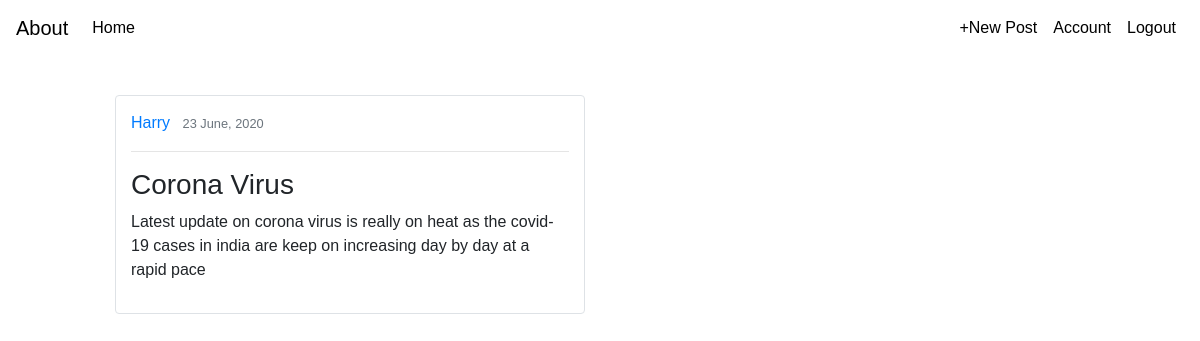
The app's page /add_post/3 (signed in) with its own data.
### blogpost/models.py (models this page shows, shortened)
class User(UserMixin,db.Model):
    id=db.Column(db.Integer , primary_key=True)
    username=db.Column(db.String(20) , unique=True)
    email=db.Column(db.String(50), unique=True)
    password=db.Column(db.String(80))
    posts=db.relationship('Post' , backref='author' , lazy=True)

class Post(UserMixin,db.Model):
    id=db.Column(db.Integer , primary_key=True)
    title=db.Column(db.String , nullable=False)
    content=db.Column(db.String , nullable=False)
    date_posted=db.Column(db.DateTime , nullable=False , default =datetime.utcnow())
    post_id=db.Column(db.Integer , db.ForeignKey('user.id'), nullable=False)

### blogpost/posts/routes.py (the view)
@posts.route("/add_post/<int:post_id>")
@login_required
def post_with_id(post_id):
    post = Post.query.get_or_404(post_id)
    return render_template("post_with_id.html",posts = post)

### blogpost/users/routes.py (called while the page is built)
@login_manager.user_loader
def load_user(post_id):
    user=User.query.get(int(post_id))
    return user

### blogpost/templates/post_with_id.html (shortened to what this page needs)
{% extends 'base.html'  %}
{% import "bootstrap/wtf.html" as wtf %}
{% block body %}
<div class="container" style="width:500px;margin-right:600px; padding:15px">
   <article class="content-section border rounded" style="padding:15px">
     <div class="article-metadata">
       <a class="mr-2" href="#">{{posts.author.username}}</a>
       <small class="text-muted">{{posts.date_posted.strftime('%d %B, %Y')}}</small>
     </div>
     <hr>
     <h3 class="article-title" href="#">{{posts.title}}</h3>
     <p class="article-content" style="white-space:pre-wrap">{{posts.content}}</p>
   </article>
</div>
{% endblock %}

### blogpost/templates/base.html (style rules this page uses)
body { font-family: sans-serif; }

### records on screen
User: author.username "Harry"
Post: date_posted "23 June, 2020", title "Corona Virus", content "Latest update on corona virus is really on heat as the covid-19 cases in india are keep on increasing day by day at a rapid pace"
